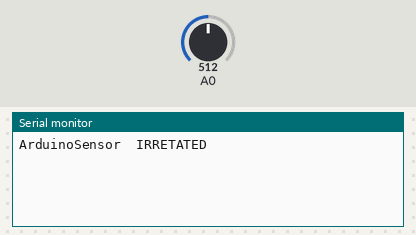
A sketch run on a simulated Arduino Uno, built with avr-gcc and run on an emulated ATmega328P. Parts: the last lines printed to the serial monitor. The test bench sets the inputs (shaded band); at power-on: A0 = 512.

Above: at 1.2 s.
1.3 s: A0 set to 440
At 3.1 s:
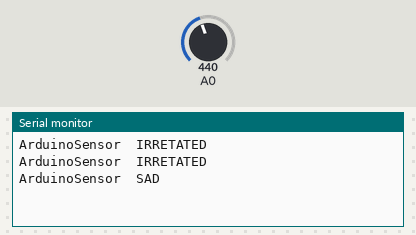
4.3 s: A0 set to 610
At 6.3 s:
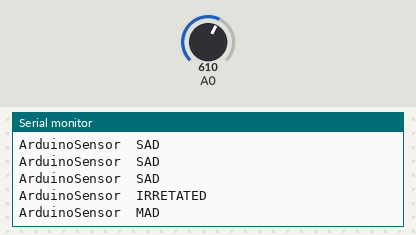
7.3 s: A0 set to 180
At 9.5 s:
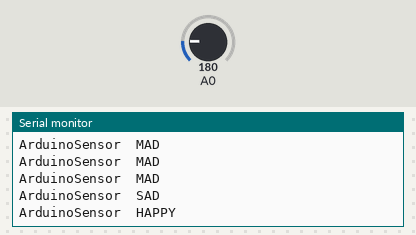
10.3 s: A0 set to 0
At 11.7 s:
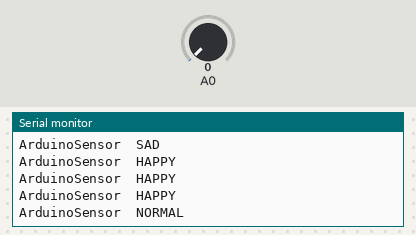

Measured:
- after the input at 1.3 s, the serial monitor: prints a new line after 1.1 s (image 1)
- after the input at 4.3 s, the serial monitor: prints a new line after 1.3 s (image 2)
- after the input at 7.3 s, the serial monitor: prints a new line after 0.76 s (image 3)
- after the input at 10.3 s, the serial monitor: prints a new line after 0.99 s (image 4)

The sketch:

mary.ino
```cpp
unsigned int Average = 0;
unsigned int first = 0;
unsigned int last = 0;
int ADCreadings[50];

void setup(){

  Serial.begin(9600);
  //Serial.println("ArduinoSensor");
  //for(int x=0; x<50; x++)
  //{
    //if(x = 0)
    //{
     // first = analogRead(A0);
    //}
    //else if(x = 50)
    //{
     // last = analogRead(A0);
    //}

    //ADCreadings[x]=analogRead(A0);
    //delay(16);
  //}
}
int k = 0;
void loop(){

  int sensorValue = analogRead(A0);

  delay(16);

  ADCreadings[k]=sensorValue;

  if(k == 0)
    {
      first = analogRead(A0);
    }
    else if(k == 50)
    {
      last = analogRead(A0);
    }
  k++;

  if(k==50)
  {
    k=0;
    findaverage();
    //Serial.print("Sensor:\t");
    //Serial.print(sensorValue);
    //Serial.print("\tAverage:\t");
    //Serial.print(Average);

    //int differance = last - first;
    //if(differance > 0)
    //{
    //  Serial.println("Swipe big");
    //}
    //else if(differance < 0)
    //{
    //  Serial.println("Swipe small");
    //}
    //else
    if(Average == 0)
    {
      Serial.println("ArduinoSensor\tNORMAL");
    }
    else if (Average >= 1 && Average < 190)
    {
      Serial.println("ArduinoSensor\tHAPPY");
    }
    else if (Average >= 200 && Average < 450)
    {
      Serial.println("ArduinoSensor\tSAD");//test for time (when last was it pressed)
    }
    else if (Average >= 450 && Average < 600)
    {
      Serial.println("ArduinoSensor\tIRRETATED");//test for time (when last was it pressed)
    }
    else
    {
      Serial.println("ArduinoSensor\tMAD");
    }
  }

}

void findaverage(){
  Average=0;
  for(int x=0; x<50; x++)
  {
    Average += ADCreadings[x];
  }
  Average = (Average/50);
}
```
